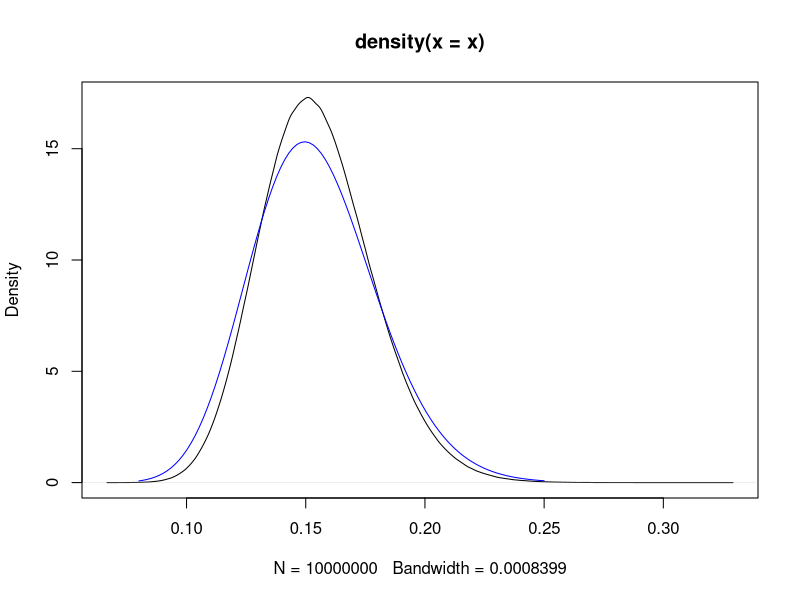
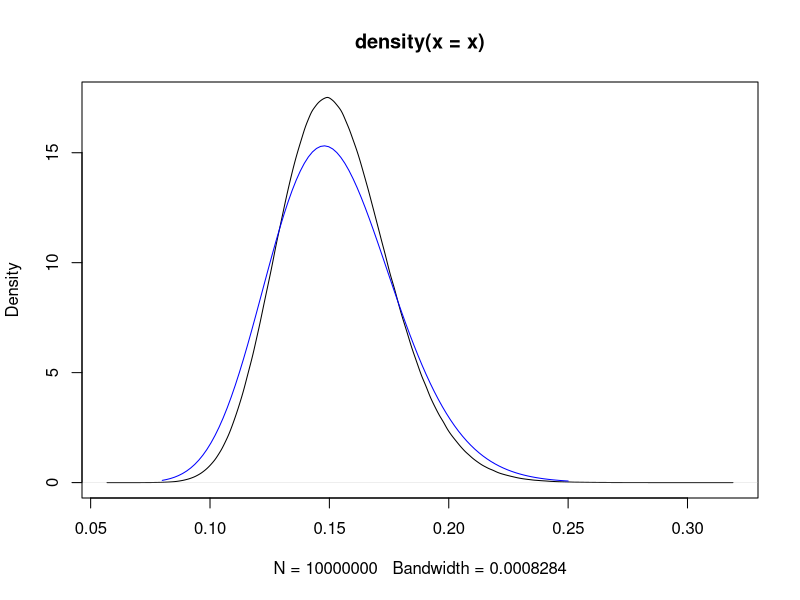
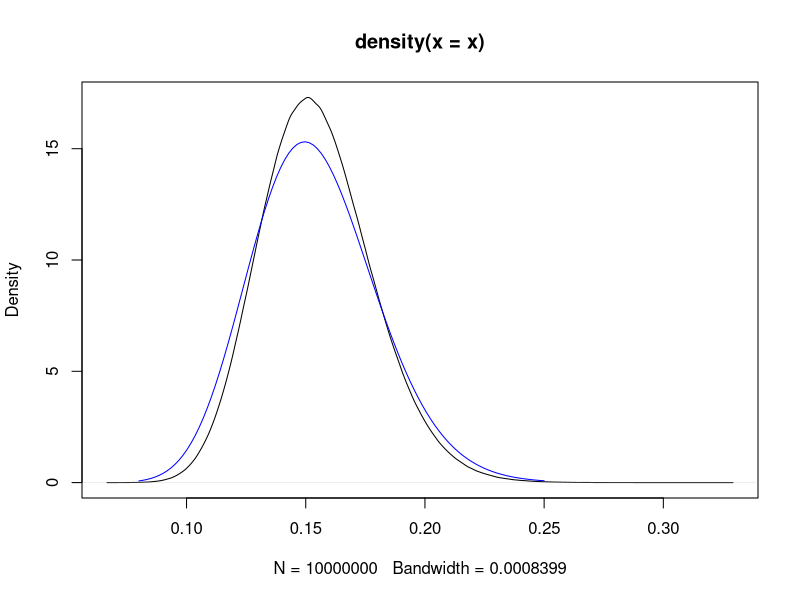
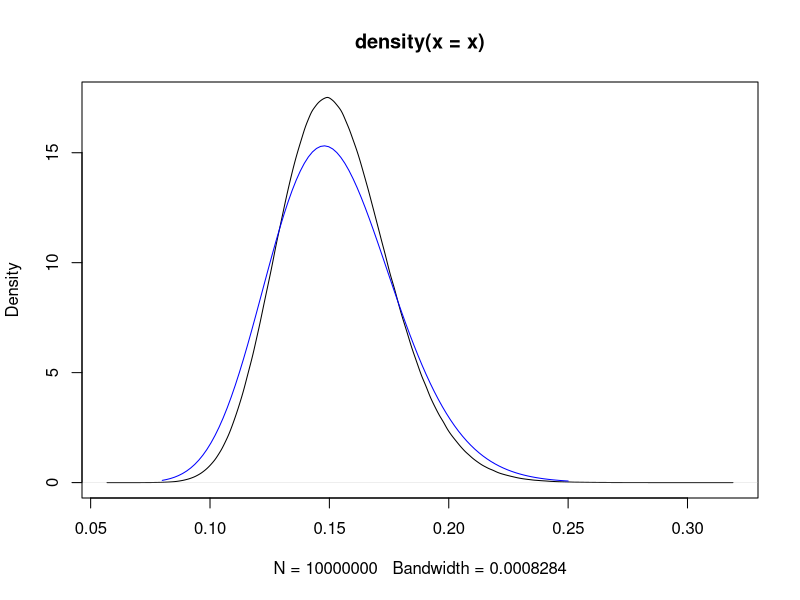
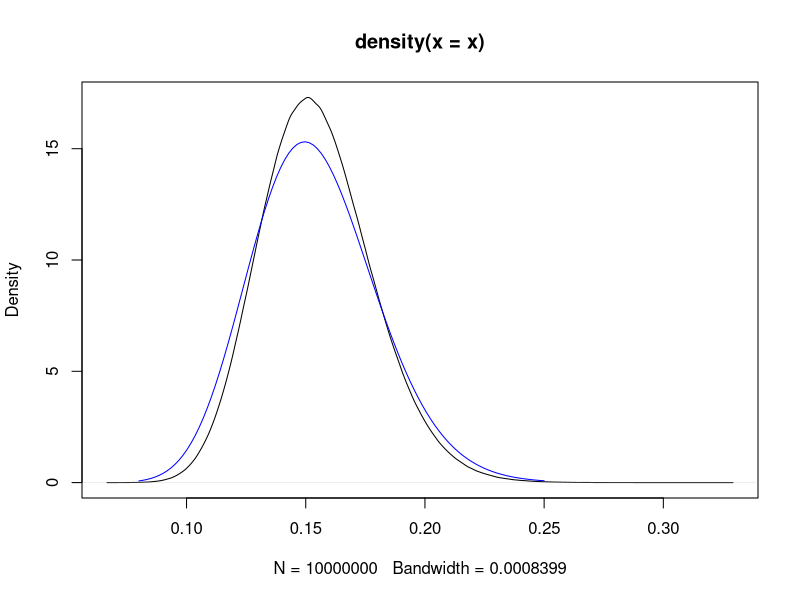
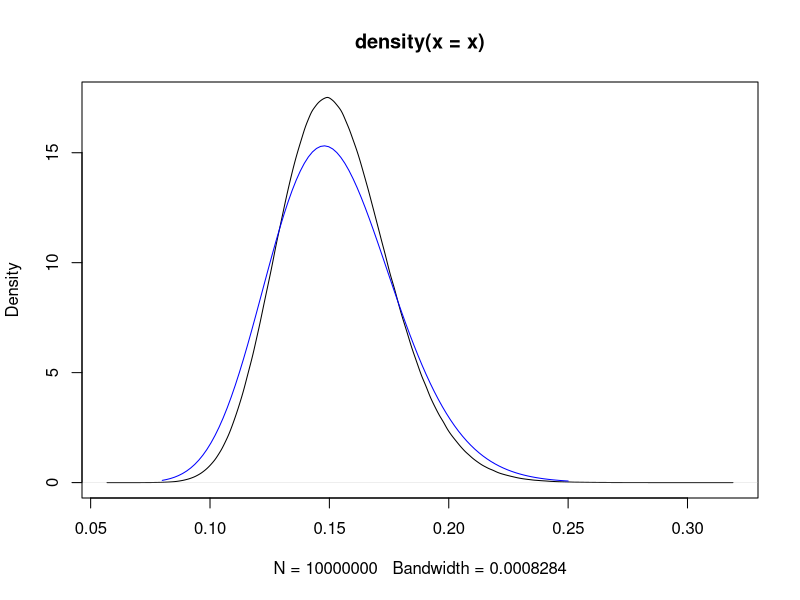
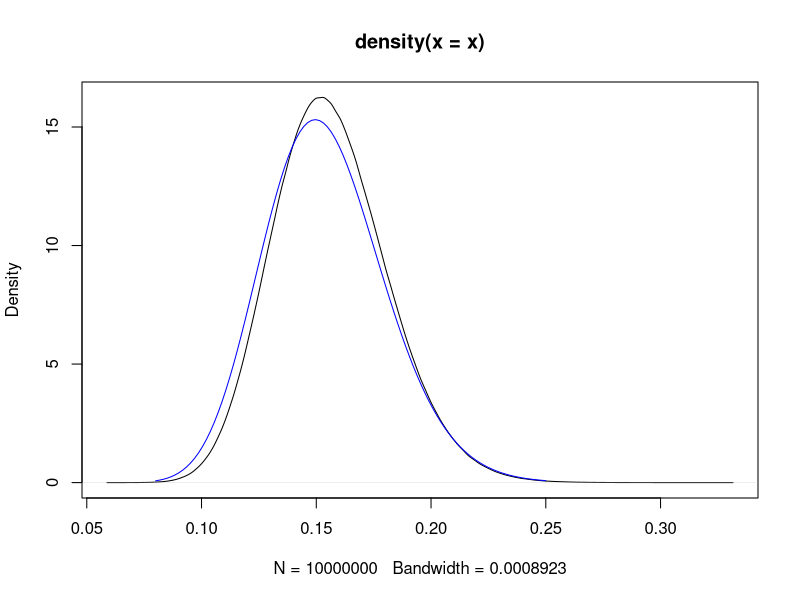
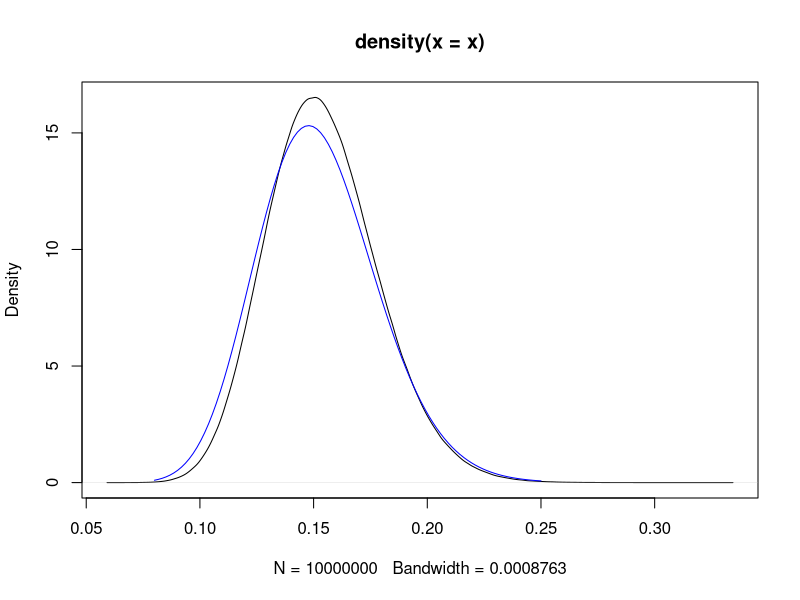

Here is the R script that generated these plots, in order:
## ---- chunk 1
#1
times <- read.csv("../Data/Thesis2023.csv")
colnames(times) <- c("Venue", "Type", "Time", "RxnTime", "Gender", "Heat")
with2022 <- subset(times, (Type == "F" | Type == "S") & 
                       Gender == "M" & Time != 'DQ')
without2022 <- subset(times, (Type == "F" | Type == "S") & 
                           Gender == "M" & Time != 'DQ' & Venue != 2022)
## ---- chunk 2
#2
library(lme4)
without2022_one_gamma_log <- glm(RxnTime ~ 1, data = without2022, 
                                    family = Gamma(link = "log"))
with2022_one_gamma_log <- glm(RxnTime ~ 1, data = with2022, 
                                family = Gamma(link = "log"))
## ---- chunk 3
#3
library(lme4)
without2022_venue_gamma_log <- glmer(RxnTime ~ (1|Venue), data = without2022, 
                                       family = Gamma(link = "log"))
with2022_venue_gamma_log <- glmer(RxnTime ~ (1|Venue), data = with2022, 
                                   family = Gamma(link = "log"))
## ---- chunk 4
summary(with2022_venue_gamma_log)
summary(without2022_venue_gamma_log)
## ---- chunk 5
#4
library(lme4)
without2022_heat_gamma_log <-glmer(RxnTime ~ (1 | Heat), data = without2022, 
                             family = Gamma(link = "log"))
with2022_heat_gamma_log <-glmer(RxnTime ~ (1 | Heat), data = with2022, 
                         family = Gamma(link = "log"))
## ---- chunk 6
summary(with2022_heat_gamma_log)
summary(without2022_heat_gamma_log)
## ---- chunk 7
#5
library(lme4)
without2022_two_effect_gamma_log <- glmer(RxnTime ~ (1 | Venue) + (1 | Heat), 
                                   data = without2022,
                                   family = Gamma(link = "log"))
with2022_two_effect_gamma_log <- glmer(RxnTime ~ (1 | Venue) + (1 | Heat), 
                               data = with2022,
                               family = Gamma(link = "log"))
## ---- chunk 8
summary(with2022_two_effect_gamma_log)
summary(without2022_two_effect_gamma_log)
## ---- chunk 9
anova(with2022_heat_gamma_log, with2022_two_effect_gamma_log)
## ---- chunk 10
anova(with2022_venue_gamma_log, with2022_two_effect_gamma_log)
## ---- chunk 11
#6
set.seed(1)
library(lme4)
sim_two_effect_time <- function(model, base, RxnTime) {
  simfit <- function(model, n = 10000000) {
    vc <- as.data.frame(VarCorr(model))
    sd_Venue <- vc$sdcor[1]
    sd_Venue_heat <- vc$sdcor[2]
    
    z1 <- rnorm(n, sd = sd_Venue)
    z2 <- rnorm(n, sd = sd_Venue_heat)
    
    shape <- 1 / sigma(model)^2
    mu <- exp(fixef(model) + z1 + z2)
    
    x <- rgamma(n, shape = shape, scale = mu / shape)
    x
  }
  
  sbase <- summary(base)
  x <- simfit(model)
  print(mean(x < RxnTime))
  #print(quantile(x, prob = c(0.00001, 0.0001, 0.0005, 0.001)))
  ## compare with and without random effect
  plot(density(x))  # with random effects
  curve(dgamma(x, shape = 1 / sbase$dispersion, 
               scale = exp(coef(base)) * sbase$dispersion), 
        0.08, 0.25, add = TRUE, col = "blue")  # fixed effect only
}
## ---- chunk 12
#7
set.seed(1)
sim_two_effect_time(without2022_two_effect_gamma_log,
                    without2022_one_gamma_log, 0.1)
sim_two_effect_time(with2022_two_effect_gamma_log,
                    with2022_one_gamma_log, 0.1)
## ---- chunk 13
set.seed(1)
sim_two_effect_time(without2022_two_effect_gamma_log,
                    without2022_one_gamma_log, 0.09)
sim_two_effect_time(with2022_two_effect_gamma_log,
                    with2022_one_gamma_log, 0.09)
## ---- chunk 14
set.seed(1)
sim_two_effect_time(without2022_two_effect_gamma_log,
                    without2022_one_gamma_log, 0.08)
sim_two_effect_time(with2022_two_effect_gamma_log,
                    with2022_one_gamma_log, 0.08)
## ---- chunk 15
#8
set.seed(1)
library(lme4)
sim_two_effect_prob <- function(model, base, prob) {
  simfit <- function(model, n = 10000000) {
    vc <- as.data.frame(VarCorr(model))
    sd_Venue <- vc$sdcor[1]
    sd_Venue_heat <- vc$sdcor[2]
    
    z1 <- rnorm(n, sd = sd_Venue)
    z2 <- rnorm(n, sd = sd_Venue_heat)
    
    shape <- 1 / sigma(model)^2
    mu <- exp(fixef(model) + z1 + z2)
    
    x <- rgamma(n, shape = shape, scale = mu / shape)
    x
  }
  
  sbase <- summary(base)
  x <- simfit(model)
  print(quantile(x, probs = prob))
}
## ---- chunk 16
#9
set.seed(1)
sim_two_effect_prob(without2022_two_effect_gamma_log,
                    without2022_one_gamma_log, 0.001)
sim_two_effect_prob(with2022_two_effect_gamma_log,
                    with2022_one_gamma_log, 0.001)
## ---- chunk 17
#10
set.seed(1)
sim_two_effect_prob(without2022_two_effect_gamma_log,
                    without2022_one_gamma_log, 0.0001)
sim_two_effect_prob(with2022_two_effect_gamma_log,
                    with2022_one_gamma_log, 0.0001)
## ---- chunk 18
#11
library(lme4)
set.seed(1)
sim_one_effect_time <- function(model, base, RxnTime){
    simfit <- function(model, n = 10000000) {
    vc <- as.data.frame(VarCorr(model))
    ## mu <- exp(coef(model)$Venue[,]) ## using fitted random effects only
    z <- rnorm(n, sd = vc$sdcor[1]) #$ using generated random effects
    mu <- exp(fixef(model) + z)
    shape <- 1 / vc$vcov[2]
    x <- rgamma(n, shape = shape, scale = mu / shape)
    x
    }
  sbase <- summary(base)
  #print(sbase)
  x <- simfit(model)
  print(mean(x < RxnTime))
  ## compare with and without random effect
  plot(density(x)) # with random effect
  curve(dgamma(x, shape = 1 / sbase$dispersion, 
               scale = exp(coef(base)) * sbase$dispersion), 
        0.08, 0.25, add = TRUE, col = "blue") # fixed effect only
}
## ---- chunk 19
#12
set.seed(1)
sim_one_effect_time(without2022_venue_gamma_log,
                    without2022_one_gamma_log, 0.1)
sim_one_effect_time(with2022_venue_gamma_log,
                    with2022_one_gamma_log, 0.1)
## ---- chunk 20
#13
set.seed(1)
sim_one_effect_time(without2022_heat_gamma_log,
                    without2022_one_gamma_log, 0.1)
sim_one_effect_time(with2022_heat_gamma_log,
                    with2022_one_gamma_log, 0.1)
## ---- chunk 21
#14
library(lme4)
set.seed(1)
sim_one_effect_prob <- function(model, base, prob) {
  simfit <- function(model, n = 10000000) {
    vc <- as.data.frame(VarCorr(model))
    z <- rnorm(n, sd = vc$sdcor[1])
    mu <- exp(fixef(model) + z)
    shape <- 1 / vc$vcov[2]
    x <- rgamma(n, shape = shape, scale = mu / shape)
    x
  }

  sbase <- summary(base)
  x <- simfit(model)
  print(quantile(x, probs = prob))
}
## ---- chunk 22
#15
sim_one_effect_prob(without2022_venue_gamma_log,
                    without2022_one_gamma_log, 0.001)
sim_one_effect_prob(with2022_venue_gamma_log,
                    with2022_one_gamma_log, 0.001)
## ---- chunk 23
#16
sim_one_effect_prob(without2022_venue_gamma_log,
                    without2022_one_gamma_log, 0.0001)
sim_one_effect_prob(with2022_venue_gamma_log,
                    with2022_one_gamma_log, 0.0001)
